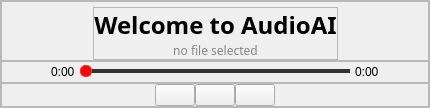
       <widget class="QFrame" name="audio_player">
        <property name="maximumSize">
         <size>
          <width>16777215</width>
          <height>160</height>
         </size>
        </property>
        <property name="frameShape">
         <enum>QFrame::StyledPanel</enum>
        </property>
        <property name="frameShadow">
         <enum>QFrame::Raised</enum>
        </property>
        <layout class="QVBoxLayout" name="verticalLayout_23">
         <property name="spacing">
          <number>0</number>
         </property>
         <property name="leftMargin">
          <number>0</number>
         </property>
         <property name="topMargin">
          <number>0</number>
         </property>
         <property name="rightMargin">
          <number>0</number>
         </property>
         <property name="bottomMargin">
          <number>0</number>
         </property>
         <item>
          <widget class="QFrame" name="audio_player_now_playing">
           <property name="maximumSize">
            <size>
             <width>16777215</width>
             <height>90</height>
            </size>
           </property>
           <property name="frameShape">
            <enum>QFrame::StyledPanel</enum>
           </property>
           <property name="frameShadow">
            <enum>QFrame::Raised</enum>
           </property>
           <layout class="QHBoxLayout" name="horizontalLayout_9">
            <property name="spacing">
             <number>0</number>
            </property>
            <property name="leftMargin">
             <number>0</number>
            </property>
            <property name="topMargin">
             <number>5</number>
            </property>
            <property name="rightMargin">
             <number>0</number>
            </property>
            <property name="bottomMargin">
             <number>0</number>
            </property>
            <item>
             <spacer name="audio_player_horizontalSpacer_left">
              <property name="orientation">
               <enum>Qt::Horizontal</enum>
              </property>
              <property name="sizeHint" stdset="0">
               <size>
                <width>40</width>
                <height>20</height>
               </size>
              </property>
             </spacer>
            </item>
            <item>
             <widget class="QFrame" name="audio_player_container">
              <property name="frameShape">
               <enum>QFrame::StyledPanel</enum>
              </property>
              <property name="frameShadow">
               <enum>QFrame::Raised</enum>
              </property>
              <layout class="QVBoxLayout" name="verticalLayout_24">
               <property name="spacing">
                <number>0</number>
               </property>
               <property name="leftMargin">
                <number>0</number>
               </property>
               <property name="topMargin">
                <number>0</number>
               </property>
               <property name="rightMargin">
                <number>0</number>
               </property>
               <property name="bottomMargin">
                <number>0</number>
               </property>
               <item>
                <widget class="QLabel" name="audio_player_title">
                 <property name="font">
                  <font>
                   <family>Poppins</family>
                   <pointsize>18</pointsize>
                   <weight>75</weight>
                   <bold>true</bold>
                  </font>
                 </property>
                 <property name="styleSheet">
                  <string notr="true">color: #000;</string>
                 </property>
                 <property name="text">
                  <string>Welcome to AudioAI</string>
                 </property>
                 <property name="alignment">
                  <set>Qt::AlignCenter</set>
                 </property>
                </widget>
               </item>
               <item>
                <widget class="QLabel" name="audio_player_desc">
                 <property name="font">
                  <font>
                   <family>Poppins</family>
                  </font>
                 </property>
                 <property name="styleSheet">
                  <string notr="true">color: #858585;</string>
                 </property>
                 <property name="text">
                  <string>no file selected</string>
                 </property>
                 <property name="alignment">
                  <set>Qt::AlignCenter</set>
                 </property>
                </widget>
               </item>
              </layout>
             </widget>
            </item>
            <item>
             <spacer name="audio_player_horizontalSpacer_right">
              <property name="orientation">
               <enum>Qt::Horizontal</enum>
              </property>
              <property name="sizeHint" stdset="0">
               <size>
                <width>40</width>
                <height>20</height>
               </size>
              </property>
             </spacer>
            </item>
           </layout>
          </widget>
         </item>
         <item>
          <widget class="QFrame" name="audio_player_progress">
           <property name="maximumSize">
            <size>
             <width>16777215</width>
             <height>70</height>
            </size>
           </property>
           <property name="frameShape">
            <enum>QFrame::StyledPanel</enum>
           </property>
           <property name="frameShadow">
            <enum>QFrame::Raised</enum>
           </property>
           <layout class="QHBoxLayout" name="horizontalLayout_10">
            <property name="spacing">
             <number>5</number>
            </property>
            <property name="topMargin">
             <number>0</number>
            </property>
            <property name="bottomMargin">
             <number>0</number>
            </property>
            <item>
             <spacer name="horizontalSpacer">
              <property name="orientation">
               <enum>Qt::Horizontal</enum>
              </property>
              <property name="sizeHint" stdset="0">
               <size>
                <width>40</width>
                <height>20</height>
               </size>
              </property>
             </spacer>
            </item>
            <item>
             <widget class="QLabel" name="audio_player_current_time">
              <property name="styleSheet">
               <string notr="true">color: #000;</string>
              </property>
              <property name="text">
               <string>0:00</string>
              </property>
             </widget>
            </item>
            <item>
             <widget class="QSlider" name="audio_player_slider">
              <property name="sizePolicy">
               <sizepolicy hsizetype="Expanding" vsizetype="Fixed">
                <horstretch>0</horstretch>
                <verstretch>0</verstretch>
               </sizepolicy>
              </property>
              <property name="minimumSize">
               <size>
                <width>270</width>
                <height>0</height>
               </size>
              </property>
              <property name="cursor">
               <cursorShape>PointingHandCursor</cursorShape>
              </property>
              <property name="styleSheet">
               <string notr="true">QSlider::groove:horizontal {
                border: 1px solid #333;
                height: 2px;
                }

                QSlider::handle:horizontal {
                background: #F00;
                width: 10px;
                height: 2px;
                margin: -5px -1px;
                border-radius: 5px;
                border: 1px solid #FF3333;
                }

                QSlider::add-page:horizontal {
                background: #333;
                }

                QSlider::sub-page:horizontal {
                background: #FF0000;
                }</string>
              </property>
              <property name="orientation">
               <enum>Qt::Horizontal</enum>
              </property>
             </widget>
            </item>
            <item>
             <widget class="QLabel" name="audio_player_duration">
              <property name="styleSheet">
               <string notr="true">color: #000;</string>
              </property>
              <property name="text">
               <string>0:00</string>
              </property>
             </widget>
            </item>
            <item>
             <spacer name="horizontalSpacer_2">
              <property name="orientation">
               <enum>Qt::Horizontal</enum>
              </property>
              <property name="sizeHint" stdset="0">
               <size>
                <width>40</width>
                <height>20</height>
               </size>
              </property>
             </spacer>
            </item>
           </layout>
          </widget>
         </item>
         <item>
          <widget class="QFrame" name="audio_player_toolbar">
           <property name="frameShape">
            <enum>QFrame::StyledPanel</enum>
           </property>
           <property name="frameShadow">
            <enum>QFrame::Raised</enum>
           </property>
           <layout class="QHBoxLayout" name="horizontalLayout_12">
            <property name="spacing">
             <number>0</number>
            </property>
            <property name="leftMargin">
             <number>0</number>
            </property>
            <property name="topMargin">
             <number>0</number>
            </property>
            <property name="rightMargin">
             <number>0</number>
            </property>
            <property name="bottomMargin">
             <number>0</number>
            </property>
            <item>
             <spacer name="audio_player_toolbar_horizontalSpacer_left">
              <property name="orientation">
               <enum>Qt::Horizontal</enum>
              </property>
              <property name="sizeHint" stdset="0">
               <size>
                <width>40</width>
                <height>20</height>
               </size>
              </property>
             </spacer>
            </item>
            <item>
             <widget class="QPushButton" name="backward_button">
              <property name="cursor">
               <cursorShape>PointingHandCursor</cursorShape>
              </property>
              <property name="text">
               <string/>
              </property>
              <property name="icon">
               <iconset resource="resource.qrc">
                <normaloff>:/Icons/images/icons/icons8-replay_gray.png</normaloff>:/Icons/images/icons/icons8-replay_gray.png</iconset>
              </property>
              <property name="iconSize">
               <size>
                <width>35</width>
                <height>35</height>
               </size>
              </property>
             </widget>
            </item>
            <item>
             <widget class="QPushButton" name="play_button">
              <property name="cursor">
               <cursorShape>PointingHandCursor</cursorShape>
              </property>
              <property name="text">
               <string/>
              </property>
              <property name="icon">
               <iconset resource="resource.qrc">
                <normaloff>:/Icons/images/icons/icons8-play_gray.png</normaloff>:/Icons/images/icons/icons8-play_gray.png</iconset>
              </property>
              <property name="iconSize">
               <size>
                <width>35</width>
                <height>35</height>
               </size>
              </property>
             </widget>
            </item>
            <item>
             <widget class="QPushButton" name="forward_button">
              <property name="cursor">
               <cursorShape>PointingHandCursor</cursorShape>
              </property>
              <property name="text">
               <string/>
              </property>
              <property name="icon">
               <iconset resource="resource.qrc">
                <normaloff>:/Icons/images/icons/icons8-forward_gray.png</normaloff>:/Icons/images/icons/icons8-forward_gray.png</iconset>
              </property>
              <property name="iconSize">
               <size>
                <width>35</width>
                <height>35</height>
               </size>
              </property>
             </widget>
            </item>
            <item>
             <spacer name="audio_player_toolbar_horizontalSpacer_right">
              <property name="orientation">
               <enum>Qt::Horizontal</enum>
              </property>
              <property name="sizeHint" stdset="0">
               <size>
                <width>40</width>
                <height>20</height>
               </size>
              </property>
             </spacer>
            </item>
           </layout>
          </widget>
         </item>
        </layout>
       </widget>
